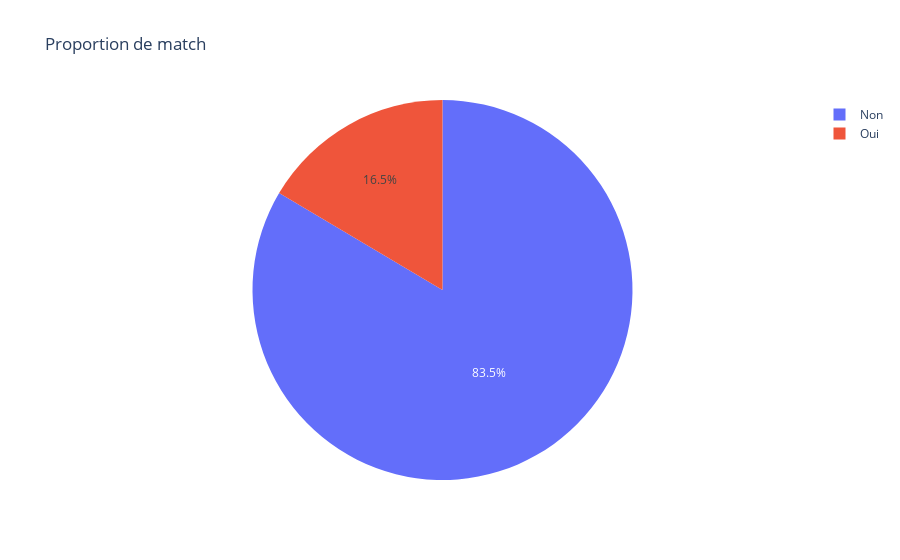

The cell this chart's notebook holds for it:
### Markdown cell above
Répartition des match

### Code cell
df_tinder["match"].value_counts(normalize=True)*100
match_valide = df_tinder["match"].value_counts(normalize=True).reset_index()
match_valide.columns = ['match', 'pourcentage']

# Créer un camembert avec Plotly Express
fig = px.pie(match_valide, values='pourcentage', names='match', title='Proportion de match')

# Afficher le camembert
fig.show()

### Figure 1 — Plotly figure (JSON) as saved in the notebook; plotly's stock layout.template omitted (floating-point values rounded to 4 significant figures)
{"data": [{"domain": {"x": [0, 1], "y": [0, 1]}, "hovertemplate": "match=%{label}<br>pourcentage=%{value}<extra></extra>", "labels": ["Non", "Oui"], "legendgroup": "", "name": "", "showlegend": true, "type": "pie", "values": [0.8353, 0.1647]}], "layout": {"legend": {"tracegroupgap": 0}, "title": {"text": "Proportion de match"}}}
